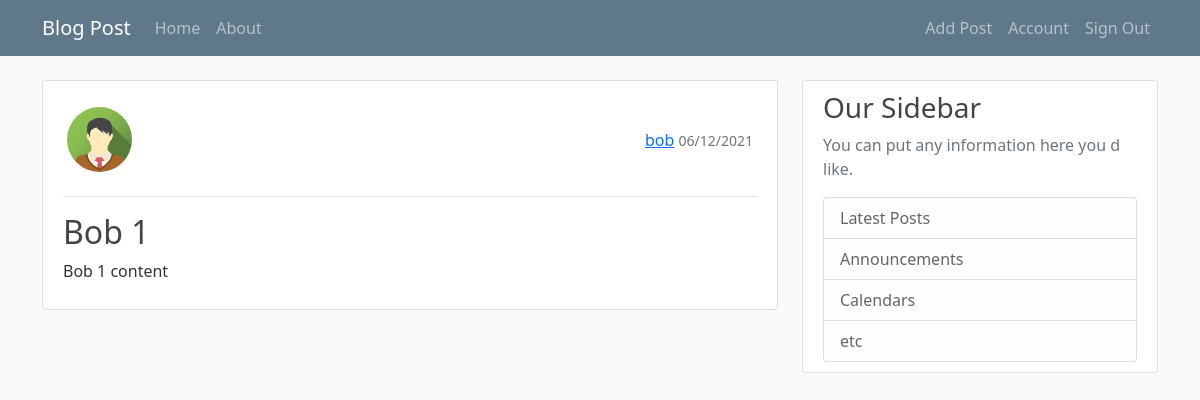
/posts/2 (signed in), run on the app's committed database.
### flaskblog/models.py (models this page shows, shortened)
class User(db.Model, UserMixin):
    id = db.Column(db.Integer, primary_key=True)
    username = db.Column(db.String(20), unique=True, nullable=False)
    email = db.Column(db.String(120), unique=True, nullable=False)
    image_file = db.Column(db.String(20), nullable=False, default="default.jpg")
    password_hash = db.Column(db.String(60), nullable=False)
    created_at = db.Column(db.DateTime, nullable=False, default=datetime.utcnow)
    posts = db.relationship("Post", backref=db.backref("author", lazy=True))

class Post(db.Model):
    id = db.Column(db.Integer, primary_key=True)
    title = db.Column(db.String(100), nullable=False)
    content = db.Column(db.Text, nullable=False)
    created_at = db.Column(db.DateTime, nullable=False, default=datetime.utcnow)
    user_id = db.Column(db.Integer, db.ForeignKey("user.id"), nullable=False)

### flaskblog/routes.py (the view)
@app.route("/posts/<int:post_id>")
@login_required
def get_post(post_id):
    post = Post.query.get_or_404(post_id)
    return render_template("post.html", title=post.title, post=post)

### flaskblog/models.py (called while the page is built)
@login_manager.user_loader
def load_user(user_id):
    return User.query.get(int(user_id))

### flaskblog/templates/post.html (shortened to what this page needs)
{% extends "layout.html" %}
{% block content %}
  <article class="media content-section">
    <header class="d-flex justify-content-between
                   align-items-center border-bottom pt-3 pb-4 mb-3 px-1">
      <img class="rounded-circle article-img" alt="Author image" src="{{ url_for('static', filename='profile_pics/' + post.author.image_file) }}" />
      <div>
        <a class="mr-2" href="#">{{ post.author.username }}</a>
        <small class="text-muted">{{ post.created_at.strftime("%d/%m/%Y") }}</small>
      </div>
    </header>
    <h2 class="article-title">{{ post.title }}</h2>
    <p class="article-content">{{ post.content }}</p>
  </article>
{% endblock content %}

### flaskblog/static/main.css (style rules this page uses)
body { background: #fafafa; color: #333333; }
h1, h2, h3, h4, h5, h6 { color: #444444; }
.content-section { background: #ffffff; padding: 10px 20px; border: 1px solid #dddddd; border-radius: 3px; margin-bottom: 20px; }
.article-title { color: #444444; }
.article-content { white-space: pre-line; }
.article-img { height: 65px; width: 65px; }

### data on the page
User: image_file (placeholder picture), author.username "bob"
Post: created_at "06/12/2021", title "Bob 1", content "Bob 1 content"
